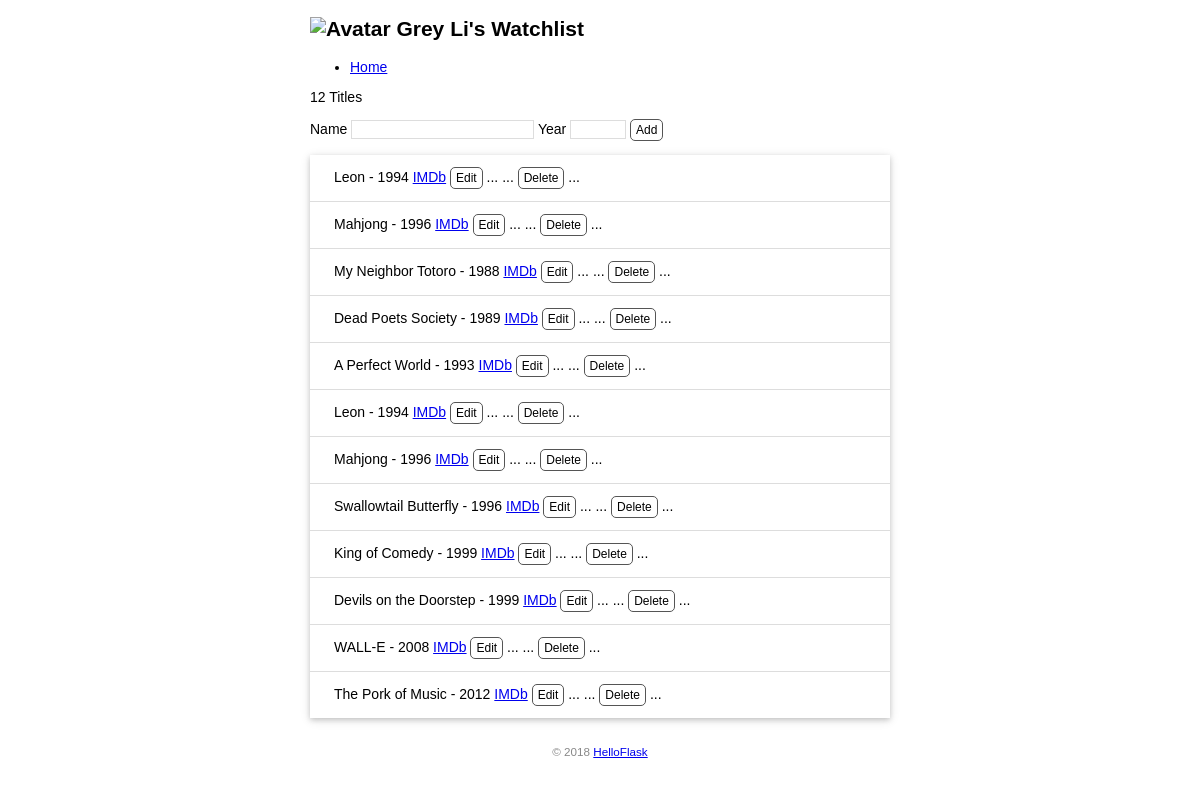
Before: / with the older database file.
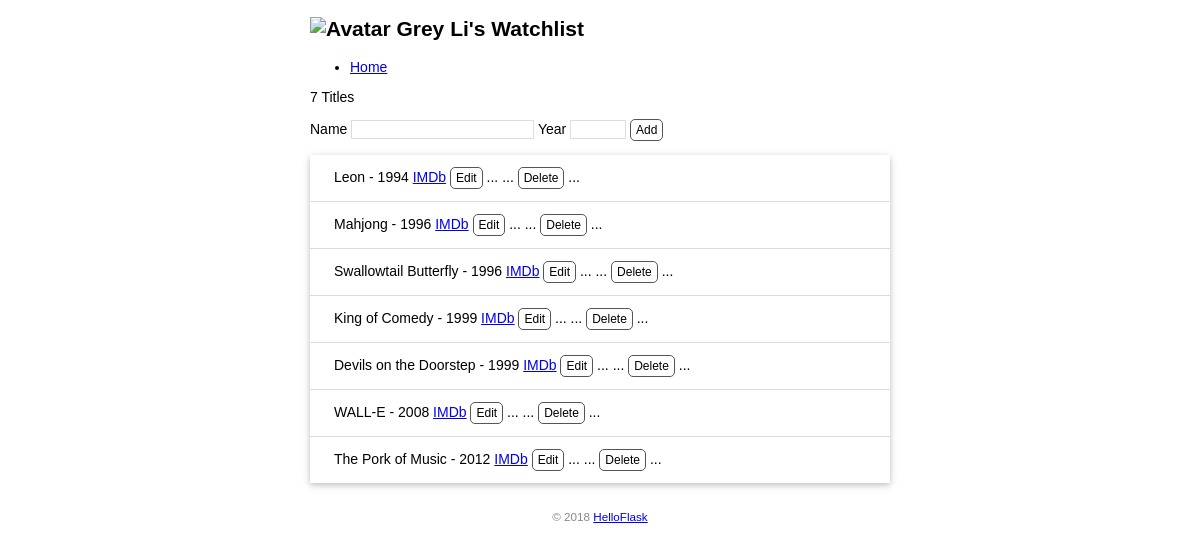
After: the same page with the newer database file.
### app.py (models this page shows)
class User(db.Model):
    id = db.Column(db.Integer, primary_key=True)
    name = db.Column(db.String(20))

class Movie(db.Model):
    id = db.Column(db.Integer, primary_key=True)
    title = db.Column(db.String(60))
    year = db.Column(db.String(4))

### app.py (the view, shortened to what this page needs)
@app.route('/', methods=['GET', 'POST'])
def index():
    movies = Movie.query.all()
    return render_template('index.html', movies=movies)

### app.py (called while the page is built)
@app.context_processor
def inject_user():  # 函数名可以随意修改
    user = User.query.first()
    return dict(user=user)  # 需要返回字典，等同于 return {'user': user}

### templates/index.html
{% extends 'base.html' %}
{% block content %}
<p>{{ movies|length }} Titles</p>
<form method="post">
    Name <input type="text" name="title" autocomplete="off" required>
    Year <input type="text" name="year" autocomplete="off" required>
    <input class="btn" type="submit" name="submit" value="Add">
</form>
<ul class="movie-list">
    {% for movie in movies %}
    <li>{{ movie.title }} - {{ movie.year }}
        <span class="float-right">
            <a class="imdb" href="https://www.imdb.com/find?q={{ movie.title }}" target="_blank" title="Find this movie on IMDb">IMDb</a>
        </span>
        <span class="float-right">
            <a class="btn" href="{{ url_for('edit', movie_id=movie.id) }}">Edit</a>
            ...
        </span>
        <span class="float-right">
            ...
            <form class="inline-form" method="post" action="{{ url_for('delete', movie_id=movie.id) }}">
                <input class="btn" type="submit" name="delete" value="Delete" onclick="return confirm('Are you sure?')">
            </form>
            ...
        </span>
    </li>
    {% endfor %}
</ul>
{% endblock %}

### templates/base.html (shortened to what this page needs)
<!DOCTYPE html>
<html lang="en">
<head>
    {% block head %}
    <link rel="stylesheet" href="{{ url_for('static', filename='style.css') }}" type="text/css">
    {% endblock %}
</head>
<body>
    <h2>
        <img alt="Avatar" class="avatar" src="{{ url_for('static', filename='images/avatar.png') }}">
        {{ user.name }}'s Watchlist
    </h2>
    <nav>
        <ul>
            <li><a href="{{ url_for('index') }}">Home</a></li>
        </ul>
    </nav>
    {% block content %}{% endblock %}
    <footer>
        <small>&copy; 2018 <a href="http://helloflask.com/book/3">HelloFlask</a></small>
    </footer>
</body>
</html>

### static/style.css (style rules this page uses)
body { margin: auto; max-width: 580px; font-size: 14px; font-family: Helvetica, Arial, sans-serif; }
footer { color: #888; margin-top: 15px; text-align: center; padding: 10px; }
.avatar { width: 40px; }
.movie-list { list-style-type: none; padding: 0; margin-bottom: 10px; box-shadow: 0 2px 5px 0 rgba(0, 0, 0, 0.16), 0 2px 10px 0 rgba(0, 0, 0, 0.12); }
.movie-list li { padding: 12px 24px; border-bottom: 1px solid #ddd; }
.movie-list li:last-child { border-bottom:none; }
input[type=submit] { font-family: inherit; }
input[type=text] { border: 1px solid #ddd; }
input[name=year] { width: 50px; }
.btn { font-size: 12px; padding: 3px 5px; text-decoration: none; cursor: pointer; background-color: white; color: black; border: 1px solid #555555; border-radius: 5px; }
.inline-form { display: inline; }

Changed rows visible on the page:
removed Movie: title "Leon", year "1994"
removed Movie: title "Mahjong", year "1996"
removed Movie: title "My Neighbor Totoro", year "1988"
removed Movie: title "Dead Poets Society", year "1989"
removed Movie: title "A Perfect World", year "1993"
Other visible differences:
{{ movies|length }}: "12" → "7"
